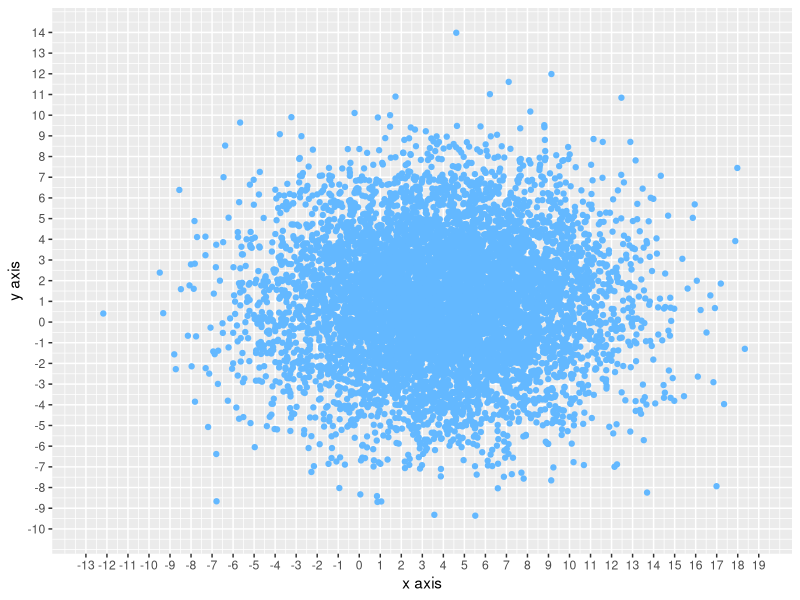

This figure's R source:
library("ggplot2")

###                 
### Begin: change lines 
### 

# generate test data: replace with your data
set.seed(42)
x <- rnorm(7500, mean=4, sd = 4)
y <- rnorm(7500, mean=1, sd = 3)
data <- data.frame(x=x, y=y)


# range: which values do you want to display? 
x.min <- floor(min(x))
x.max <- ceiling(max(x))

y.min <- floor(min(y))
y.max <- ceiling(max(y))

# naming the scales 
x.name <- 'x axis'
y.name <- 'y axis'

# steps for the ticks (limits) on the scales 
x.steps <- 1 
y.steps <- 1


# color
color = "steelblue1"

###                 
### End: change lines 
### 




# generate limits 
x.breaks <- seq(from = x.min, to = x.max, by = x.steps)
y.breaks <- seq(from = y.min, to = y.max, by = y.steps)

# basic scatterplot 
ggplot(data, aes(x = x, y = y)) + 
  geom_point(colour = color) + 
  scale_x_continuous(breaks = x.breaks,
                     limits = c(x.min, x.max),
                     name   = x.name) + 
  scale_y_continuous(breaks = y.breaks,
                     limits = c(y.min, y.max),
                     name   = y.name) 
  
